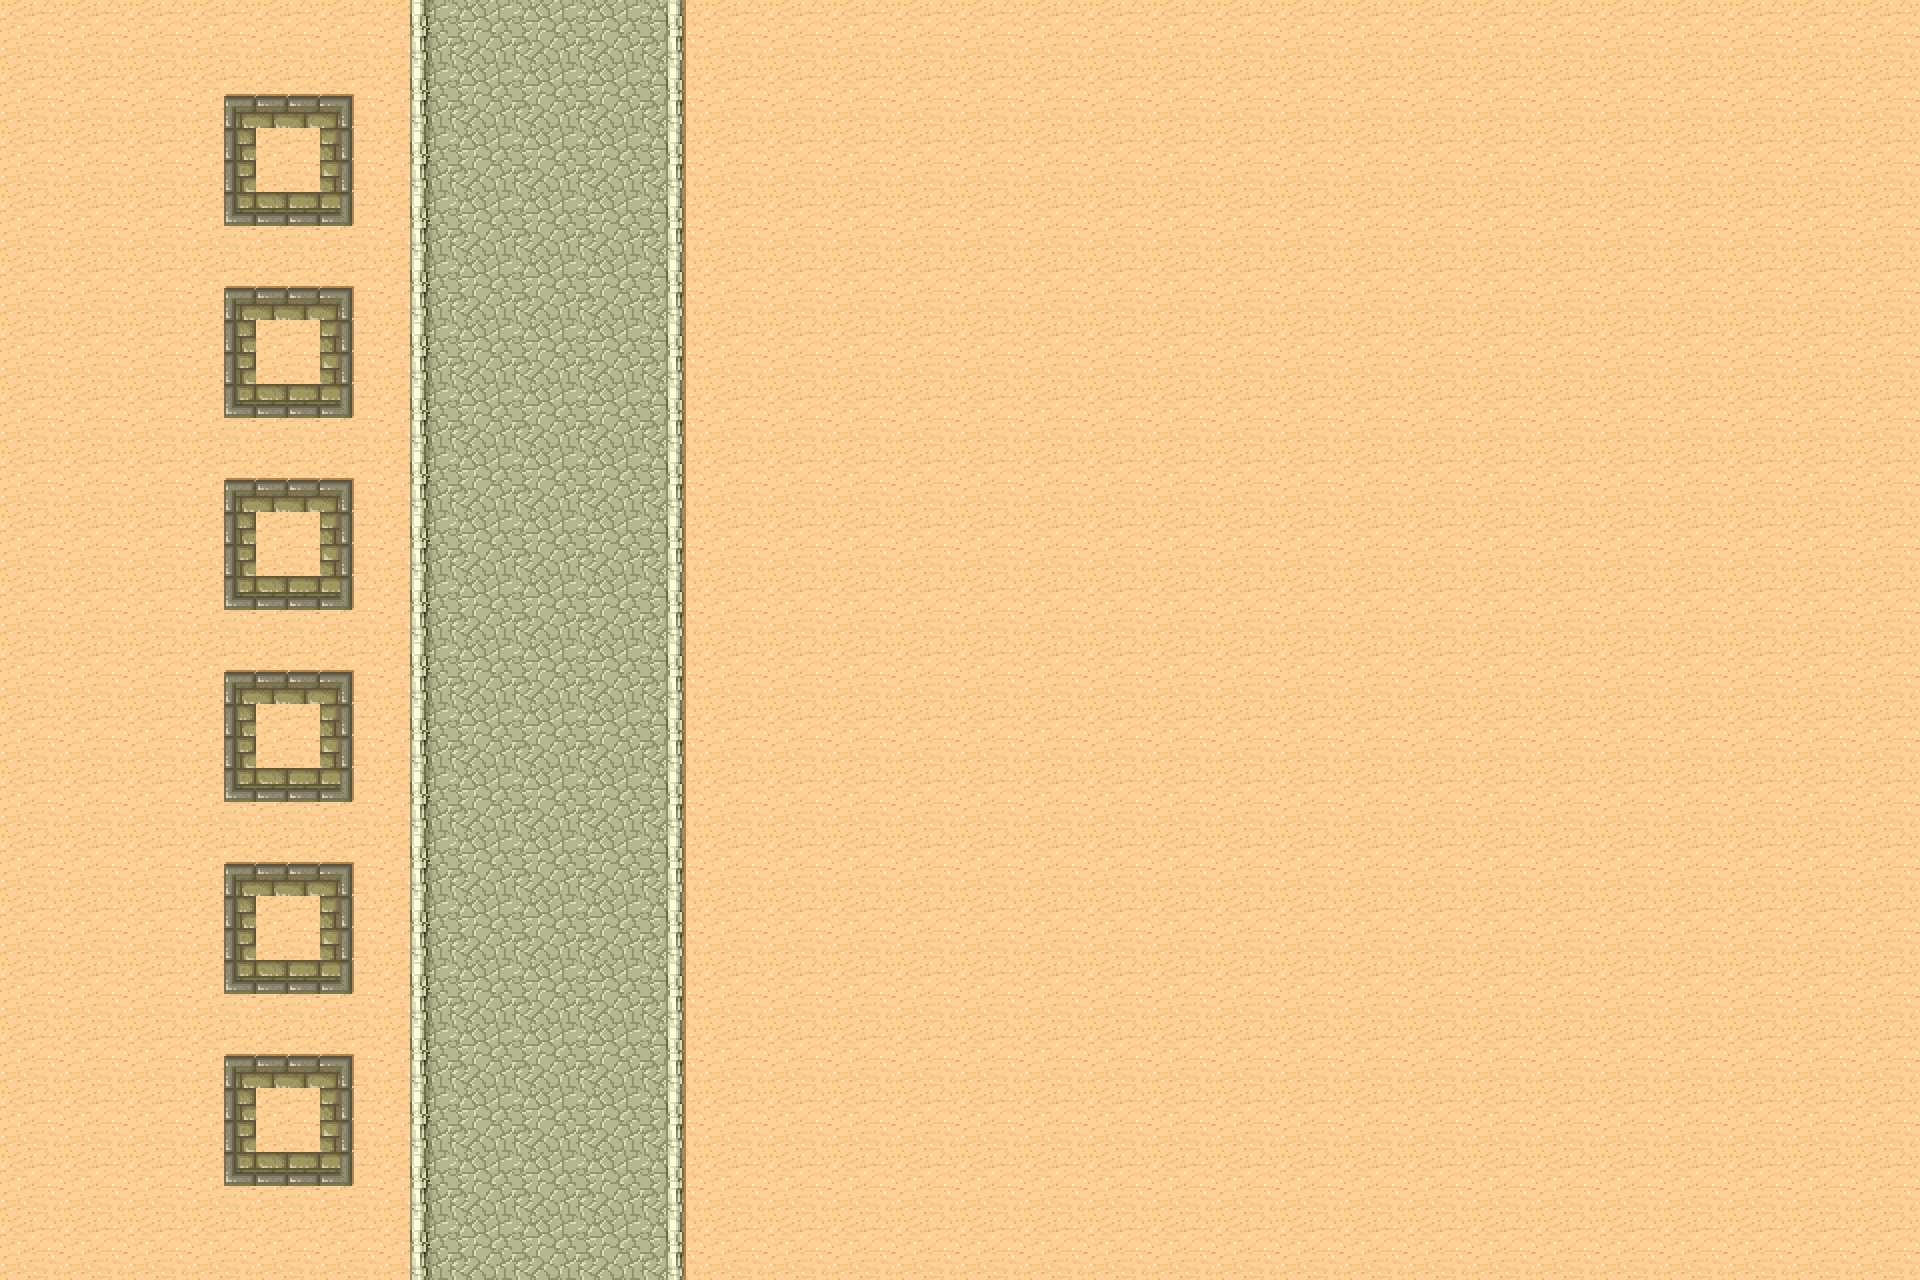

A level layout from a 2D game, rendered from its tile map. Below: a short description, then the map file with tile-grid data replaced by summaries:
An orthogonal 30x20 tile map with 64x64 px tiles, 2 tile layers (metadata, background), 2 tilesets and 9 objects (6x towerSpawn, 3x spawnPoint).

<map version="1.0" orientation="orthogonal" width="30" height="20" tilewidth="64" tileheight="64">
 <properties>
  <property name="retina" value="YES" />
 </properties>
 <tileset firstgid="1" name="tiles-hd" tilewidth="64" tileheight="64" spacing="2" margin="2">
  <image source="tiles-hd.png" width="530" height="398" />
 </tileset>
 <tileset firstgid="49" name="metadatatiles-hd" tilewidth="64" tileheight="64">
  <image source="metadatatiles-hd.png" width="192" height="128" />
  <tile id="0">
   <properties>
    <property name="walkableA" value="YES" />
    <property name="walkableB" value="YES" />
    <property name="walkableC" value="YES" />
   </properties>
  </tile>
  <tile id="1">
   <properties>
    <property name="walkableA" value="YES" />
    <property name="walkableB" value="NO" />
    <property name="walkableC" value="NO" />
   </properties>
  </tile>
  <tile id="2">
   <properties>
    <property name="walkableA" value="NO" />
    <property name="walkableB" value="NO" />
    <property name="walkableC" value="YES" />
   </properties>
  </tile>
  <tile id="3">
   <properties>
    <property name="walkableA" value="NO" />
    <property name="walkableB" value="YES" />
    <property name="walkableC" value="NO" />
   </properties>
  </tile>
  <tile id="4">
   <properties>
    <property name="towerNode" value="YES" />
   </properties>
  </tile>
 </tileset>
 <objectgroup name="objectData" width="30" height="20">
  <object name="spawnPoint1a" type="spawnPoint" x="448" y="0" width="64" height="64" />
  <object name="spawnPoint1b" type="spawnPoint" x="512" y="0" width="64" height="64" />
  <object name="spawnPoint1c" type="spawnPoint" x="576" y="0" width="64" height="64" />
  <object name="towerSpawn" x="256" y="128" width="64" height="64" />
  <object name="towerSpawn" x="256" y="320" width="64" height="64" />
  <object name="towerSpawn" x="256" y="512" width="64" height="64" />
  <object name="towerSpawn" x="256" y="704" width="64" height="64" />
  <object name="towerSpawn" x="256" y="896" width="64" height="64" />
  <object name="towerSpawn" x="256" y="1088" width="64" height="64" />
 </objectgroup>
 <layer name="metadata" width="30" height="20">
  <data>[600 cells, 60 non-empty, 3 distinct tile ids]</data>
 </layer>
 <layer name="background" width="30" height="20">
  <data>[600 cells, 600 non-empty, 12 distinct tile ids]</data>
 </layer>
</map>
